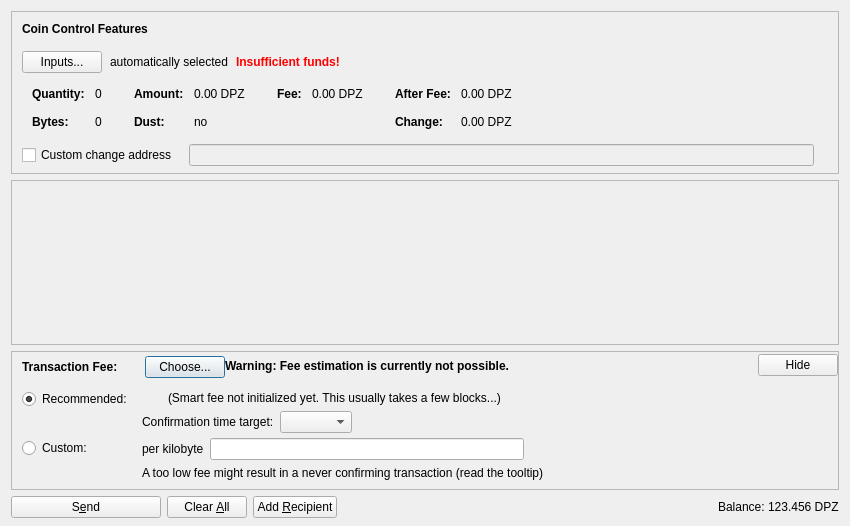
<?xml version="1.0" encoding="UTF-8"?>
<ui version="4.0">
 <class>SendCoinsDialog</class>
 <widget class="QDialog" name="SendCoinsDialog">
  <property name="geometry">
   <rect>
    <x>0</x>
    <y>0</y>
    <width>850</width>
    <height>526</height>
   </rect>
  </property>
  <property name="windowTitle">
   <string>Send Coins</string>
  </property>
  <layout class="QVBoxLayout" name="verticalLayout" stretch="0,1,0,0">
   <property name="bottomMargin">
    <number>8</number>
   </property>
   <item>
    <widget class="QFrame" name="frameCoinControl">
     <property name="sizePolicy">
      <sizepolicy hsizetype="Expanding" vsizetype="Expanding">
       <horstretch>0</horstretch>
       <verstretch>0</verstretch>
      </sizepolicy>
     </property>
     <property name="maximumSize">
      <size>
       <width>16777215</width>
       <height>16777215</height>
      </size>
     </property>
     <property name="frameShape">
      <enum>QFrame::StyledPanel</enum>
     </property>
     <property name="frameShadow">
      <enum>QFrame::Sunken</enum>
     </property>
     <layout class="QVBoxLayout" name="verticalLayoutCoinControl2">
      <property name="spacing">
       <number>0</number>
      </property>
      <property name="leftMargin">
       <number>0</number>
      </property>
      <property name="topMargin">
       <number>0</number>
      </property>
      <property name="rightMargin">
       <number>0</number>
      </property>
      <property name="bottomMargin">
       <number>6</number>
      </property>
      <item>
       <layout class="QVBoxLayout" name="verticalLayoutCoinControl" stretch="0,0,0,0,1">
        <property name="spacing">
         <number>0</number>
        </property>
        <property name="leftMargin">
         <number>10</number>
        </property>
        <property name="topMargin">
         <number>10</number>
        </property>
        <item>
         <layout class="QHBoxLayout" name="horizontalLayoutCoinControl1">
          <property name="bottomMargin">
           <number>15</number>
          </property>
          <item>
           <widget class="QLabel" name="labelCoinControlFeatures">
            <property name="sizePolicy">
             <sizepolicy hsizetype="Preferred" vsizetype="Maximum">
              <horstretch>0</horstretch>
              <verstretch>0</verstretch>
             </sizepolicy>
            </property>
            <property name="font">
             <font>
              <weight>75</weight>
              <bold>true</bold>
             </font>
            </property>
            <property name="styleSheet">
             <string notr="true">font-weight:bold;</string>
            </property>
            <property name="text">
             <string>Coin Control Features</string>
            </property>
           </widget>
          </item>
         </layout>
        </item>
        <item>
         <layout class="QHBoxLayout" name="horizontalLayoutCoinControl2" stretch="0,0,0,0">
          <property name="spacing">
           <number>8</number>
          </property>
          <property name="bottomMargin">
           <number>10</number>
          </property>
          <item>
           <widget class="QPushButton" name="pushButtonCoinControl">
            <property name="styleSheet">
             <string notr="true"/>
            </property>
            <property name="text">
             <string>Inputs...</string>
            </property>
            <property name="autoDefault">
             <bool>false</bool>
            </property>
           </widget>
          </item>
          <item>
           <widget class="QLabel" name="labelCoinControlAutomaticallySelected">
            <property name="text">
             <string>automatically selected</string>
            </property>
            <property name="margin">
             <number>5</number>
            </property>
           </widget>
          </item>
          <item>
           <widget class="QLabel" name="labelCoinControlInsuffFunds">
            <property name="font">
             <font>
              <weight>75</weight>
              <bold>true</bold>
             </font>
            </property>
            <property name="styleSheet">
             <string notr="true">color:red;font-weight:bold;</string>
            </property>
            <property name="text">
             <string>Insufficient funds!</string>
            </property>
            <property name="margin">
             <number>5</number>
            </property>
           </widget>
          </item>
          <item>
           <spacer name="horizontalSpacerCoinControl">
            <property name="orientation">
             <enum>Qt::Horizontal</enum>
            </property>
            <property name="sizeHint" stdset="0">
             <size>
              <width>40</width>
              <height>1</height>
             </size>
            </property>
           </spacer>
          </item>
         </layout>
        </item>
        <item>
         <widget class="QWidget" name="widgetCoinControl" native="true">
          <property name="sizePolicy">
           <sizepolicy hsizetype="Preferred" vsizetype="Preferred">
            <horstretch>0</horstretch>
            <verstretch>0</verstretch>
           </sizepolicy>
          </property>
          <property name="minimumSize">
           <size>
            <width>0</width>
            <height>0</height>
           </size>
          </property>
          <property name="styleSheet">
           <string notr="true"/>
          </property>
          <layout class="QHBoxLayout" name="horizontalLayoutCoinControl5">
           <property name="leftMargin">
            <number>0</number>
           </property>
           <property name="topMargin">
            <number>0</number>
           </property>
           <property name="rightMargin">
            <number>0</number>
           </property>
           <property name="bottomMargin">
            <number>0</number>
           </property>
           <item>
            <layout class="QHBoxLayout" name="horizontalLayoutCoinControl3" stretch="0,0,0,1">
             <property name="spacing">
              <number>20</number>
             </property>
             <property name="topMargin">
              <number>0</number>
             </property>
             <property name="bottomMargin">
              <number>10</number>
             </property>
             <item>
              <layout class="QFormLayout" name="formLayoutCoinControl1">
               <property name="horizontalSpacing">
                <number>10</number>
               </property>
               <property name="verticalSpacing">
                <number>14</number>
               </property>
               <property name="leftMargin">
                <number>10</number>
               </property>
               <property name="topMargin">
                <number>4</number>
               </property>
               <property name="rightMargin">
                <number>6</number>
               </property>
               <item row="0" column="0">
                <widget class="QLabel" name="labelCoinControlQuantityText">
                 <property name="font">
                  <font>
                   <weight>75</weight>
                   <bold>true</bold>
                  </font>
                 </property>
                 <property name="text">
                  <string>Quantity:</string>
                 </property>
                 <property name="margin">
                  <number>0</number>
                 </property>
                </widget>
               </item>
               <item row="0" column="1">
                <widget class="QLabel" name="labelCoinControlQuantity">
                 <property name="cursor">
                  <cursorShape>IBeamCursor</cursorShape>
                 </property>
                 <property name="contextMenuPolicy">
                  <enum>Qt::ActionsContextMenu</enum>
                 </property>
                 <property name="text">
                  <string notr="true">0</string>
                 </property>
                 <property name="margin">
                  <number>0</number>
                 </property>
                 <property name="textInteractionFlags">
                  <set>Qt::LinksAccessibleByMouse|Qt::TextSelectableByKeyboard|Qt::TextSelectableByMouse</set>
                 </property>
                </widget>
               </item>
               <item row="1" column="0">
                <widget class="QLabel" name="labelCoinControlBytesText">
                 <property name="font">
                  <font>
                   <weight>75</weight>
                   <bold>true</bold>
                  </font>
                 </property>
                 <property name="text">
                  <string>Bytes:</string>
                 </property>
                </widget>
               </item>
               <item row="1" column="1">
                <widget class="QLabel" name="labelCoinControlBytes">
                 <property name="cursor">
                  <cursorShape>IBeamCursor</cursorShape>
                 </property>
                 <property name="contextMenuPolicy">
                  <enum>Qt::ActionsContextMenu</enum>
                 </property>
                 <property name="text">
                  <string notr="true">0</string>
                 </property>
                 <property name="textInteractionFlags">
                  <set>Qt::LinksAccessibleByMouse|Qt::TextSelectableByKeyboard|Qt::TextSelectableByMouse</set>
                 </property>
                </widget>
               </item>
              </layout>
             </item>
             <item>
              <layout class="QFormLayout" name="formLayoutCoinControl2">
               <property name="horizontalSpacing">
                <number>10</number>
               </property>
               <property name="verticalSpacing">
                <number>14</number>
               </property>
               <property name="leftMargin">
                <number>6</number>
               </property>
               <property name="topMargin">
                <number>4</number>
               </property>
               <property name="rightMargin">
                <number>6</number>
               </property>
               <item row="0" column="0">
                <widget class="QLabel" name="labelCoinControlAmountText">
                 <property name="font">
                  <font>
                   <weight>75</weight>
                   <bold>true</bold>
                  </font>
                 </property>
                 <property name="text">
                  <string>Amount:</string>
                 </property>
                 <property name="margin">
                  <number>0</number>
                 </property>
                </widget>
               </item>
               <item row="0" column="1">
                <widget class="QLabel" name="labelCoinControlAmount">
                 <property name="cursor">
                  <cursorShape>IBeamCursor</cursorShape>
                 </property>
                 <property name="contextMenuPolicy">
                  <enum>Qt::ActionsContextMenu</enum>
                 </property>
                 <property name="text">
                  <string notr="true">0.00 DPZ</string>
                 </property>
                 <property name="textInteractionFlags">
                  <set>Qt::LinksAccessibleByMouse|Qt::TextSelectableByKeyboard|Qt::TextSelectableByMouse</set>
                 </property>
                </widget>
               </item>
               <item row="1" column="0">
                <widget class="QLabel" name="labelCoinControlLowOutputText">
                 <property name="font">
                  <font>
                   <weight>75</weight>
                   <bold>true</bold>
                  </font>
                 </property>
                 <property name="text">
                  <string>Dust:</string>
                 </property>
                </widget>
               </item>
               <item row="1" column="1">
                <widget class="QLabel" name="labelCoinControlLowOutput">
                 <property name="cursor">
                  <cursorShape>IBeamCursor</cursorShape>
                 </property>
                 <property name="contextMenuPolicy">
                  <enum>Qt::ActionsContextMenu</enum>
                 </property>
                 <property name="text">
                  <string notr="true">no</string>
                 </property>
                 <property name="textInteractionFlags">
                  <set>Qt::LinksAccessibleByMouse|Qt::TextSelectableByKeyboard|Qt::TextSelectableByMouse</set>
                 </property>
                </widget>
               </item>
              </layout>
             </item>
             <item>
              <layout class="QFormLayout" name="formLayoutCoinControl3">
               <property name="horizontalSpacing">
                <number>10</number>
               </property>
               <property name="verticalSpacing">
                <number>14</number>
               </property>
               <property name="leftMargin">
                <number>6</number>
               </property>
               <property name="topMargin">
                <number>4</number>
               </property>
               <property name="rightMargin">
                <number>6</number>
               </property>
               <item row="0" column="0">
                <widget class="QLabel" name="labelCoinControlFeeText">
                 <property name="font">
                  <font>
                   <weight>75</weight>
                   <bold>true</bold>
                  </font>
                 </property>
                 <property name="text">
                  <string>Fee:</string>
                 </property>
                 <property name="margin">
                  <number>0</number>
                 </property>
                </widget>
               </item>
               <item row="0" column="1">
                <widget class="QLabel" name="labelCoinControlFee">
                 <property name="cursor">
                  <cursorShape>IBeamCursor</cursorShape>
                 </property>
                 <property name="contextMenuPolicy">
                  <enum>Qt::ActionsContextMenu</enum>
                 </property>
                 <property name="text">
                  <string notr="true">0.00 DPZ</string>
                 </property>
                 <property name="textInteractionFlags">
                  <set>Qt::LinksAccessibleByMouse|Qt::TextSelectableByKeyboard|Qt::TextSelectableByMouse</set>
                 </property>
                </widget>
               </item>
              </layout>
             </item>
             <item>
              <layout class="QFormLayout" name="formLayoutCoinControl4">
               <property name="horizontalSpacing">
                <number>10</number>
               </property>
               <property name="verticalSpacing">
                <number>14</number>
               </property>
               <property name="leftMargin">
                <number>6</number>
               </property>
               <property name="topMargin">
                <number>4</number>
               </property>
               <property name="rightMargin">
                <number>6</number>
               </property>
               <item row="0" column="0">
                <widget class="QLabel" name="labelCoinControlAfterFeeText">
                 <property name="font">
                  <font>
                   <weight>75</weight>
                   <bold>true</bold>
                  </font>
                 </property>
                 <property name="text">
                  <string>After Fee:</string>
                 </property>
                 <property name="margin">
                  <number>0</number>
                 </property>
                </widget>
               </item>
               <item row="0" column="1">
                <widget class="QLabel" name="labelCoinControlAfterFee">
                 <property name="cursor">
                  <cursorShape>IBeamCursor</cursorShape>
                 </property>
                 <property name="contextMenuPolicy">
                  <enum>Qt::ActionsContextMenu</enum>
                 </property>
                 <property name="text">
                  <string notr="true">0.00 DPZ</string>
                 </property>
                 <property name="textInteractionFlags">
                  <set>Qt::LinksAccessibleByMouse|Qt::TextSelectableByKeyboard|Qt::TextSelectableByMouse</set>
                 </property>
                </widget>
               </item>
               <item row="1" column="0">
                <widget class="QLabel" name="labelCoinControlChangeText">
                 <property name="font">
                  <font>
                   <weight>75</weight>
                   <bold>true</bold>
                  </font>
                 </property>
                 <property name="text">
                  <string>Change:</string>
                 </property>
                </widget>
               </item>
               <item row="1" column="1">
                <widget class="QLabel" name="labelCoinControlChange">
                 <property name="cursor">
                  <cursorShape>IBeamCursor</cursorShape>
                 </property>
                 <property name="contextMenuPolicy">
                  <enum>Qt::ActionsContextMenu</enum>
                 </property>
                 <property name="text">
                  <string notr="true">0.00 DPZ</string>
                 </property>
                 <property name="textInteractionFlags">
                  <set>Qt::LinksAccessibleByMouse|Qt::TextSelectableByKeyboard|Qt::TextSelectableByMouse</set>
                 </property>
                </widget>
               </item>
              </layout>
             </item>
            </layout>
           </item>
          </layout>
         </widget>
        </item>
        <item>
         <layout class="QHBoxLayout" name="horizontalLayoutCoinControl4" stretch="0,0,0">
          <property name="spacing">
           <number>12</number>
          </property>
          <property name="sizeConstraint">
           <enum>QLayout::SetDefaultConstraint</enum>
          </property>
          <property name="topMargin">
           <number>5</number>
          </property>
          <property name="rightMargin">
           <number>5</number>
          </property>
          <item>
           <widget class="QCheckBox" name="checkBoxCoinControlChange">
            <property name="toolTip">
             <string>If this is activated, but the change address is empty or invalid, change will be sent to a newly generated address.</string>
            </property>
            <property name="text">
             <string>Custom change address</string>
            </property>
           </widget>
          </item>
          <item>
           <widget class="QValidatedLineEdit" name="lineEditCoinControlChange">
            <property name="enabled">
             <bool>false</bool>
            </property>
            <property name="sizePolicy">
             <sizepolicy hsizetype="Expanding" vsizetype="Fixed">
              <horstretch>0</horstretch>
              <verstretch>0</verstretch>
             </sizepolicy>
            </property>
           </widget>
          </item>
          <item>
           <widget class="QLabel" name="labelCoinControlChangeLabel">
            <property name="sizePolicy">
             <sizepolicy hsizetype="Preferred" vsizetype="Expanding">
              <horstretch>0</horstretch>
              <verstretch>0</verstretch>
             </sizepolicy>
            </property>
            <property name="minimumSize">
             <size>
              <width>0</width>
              <height>0</height>
             </size>
            </property>
            <property name="text">
             <string/>
            </property>
            <property name="margin">
             <number>3</number>
            </property>
           </widget>
          </item>
         </layout>
        </item>
        <item>
         <spacer name="verticalSpacerCoinControl">
          <property name="orientation">
           <enum>Qt::Vertical</enum>
          </property>
          <property name="sizeHint" stdset="0">
           <size>
            <width>800</width>
            <height>1</height>
           </size>
          </property>
         </spacer>
        </item>
       </layout>
      </item>
     </layout>
    </widget>
   </item>
   <item>
    <widget class="QScrollArea" name="scrollArea">
     <property name="widgetResizable">
      <bool>true</bool>
     </property>
     <widget class="QWidget" name="scrollAreaWidgetContents">
      <property name="geometry">
       <rect>
        <x>0</x>
        <y>0</y>
        <width>830</width>
        <height>104</height>
       </rect>
      </property>
      <layout class="QVBoxLayout" name="verticalLayout_2" stretch="0,1">
       <property name="leftMargin">
        <number>0</number>
       </property>
       <property name="topMargin">
        <number>0</number>
       </property>
       <property name="rightMargin">
        <number>0</number>
       </property>
       <property name="bottomMargin">
        <number>0</number>
       </property>
       <item>
        <layout class="QVBoxLayout" name="entries">
         <property name="spacing">
          <number>6</number>
         </property>
        </layout>
       </item>
       <item>
        <spacer name="verticalSpacer">
         <property name="orientation">
          <enum>Qt::Vertical</enum>
         </property>
         <property name="sizeHint" stdset="0">
          <size>
           <width>20</width>
           <height>40</height>
          </size>
         </property>
        </spacer>
       </item>
      </layout>
     </widget>
    </widget>
   </item>
   <item>
    <widget class="QFrame" name="frameFee">
     <property name="sizePolicy">
      <sizepolicy hsizetype="Expanding" vsizetype="Expanding">
       <horstretch>0</horstretch>
       <verstretch>0</verstretch>
      </sizepolicy>
     </property>
     <property name="maximumSize">
      <size>
       <width>16777215</width>
       <height>16777215</height>
      </size>
     </property>
     <property name="frameShape">
      <enum>QFrame::StyledPanel</enum>
     </property>
     <property name="frameShadow">
      <enum>QFrame::Sunken</enum>
     </property>
     <layout class="QVBoxLayout" name="verticalLayoutFee1">
      <property name="spacing">
       <number>0</number>
      </property>
      <property name="leftMargin">
       <number>0</number>
      </property>
      <property name="topMargin">
       <number>0</number>
      </property>
      <property name="rightMargin">
       <number>0</number>
      </property>
      <property name="bottomMargin">
       <number>0</number>
      </property>
      <item>
       <layout class="QVBoxLayout" name="verticalLayoutFee2" stretch="0,0,0">
        <property name="spacing">
         <number>0</number>
        </property>
        <property name="leftMargin">
         <number>10</number>
        </property>
        <property name="topMargin">
         <number>0</number>
        </property>
        <item>
         <layout class="QHBoxLayout" name="horizontalLayoutFee1">
          <property name="bottomMargin">
           <number>0</number>
          </property>
          <item>
           <layout class="QVBoxLayout" name="verticalLayoutFee7">
            <property name="spacing">
             <number>0</number>
            </property>
            <item>
             <spacer name="verticalSpacerSmartFee">
              <property name="orientation">
               <enum>Qt::Vertical</enum>
              </property>
              <property name="sizeType">
               <enum>QSizePolicy::Fixed</enum>
              </property>
              <property name="sizeHint" stdset="0">
               <size>
                <width>1</width>
                <height>4</height>
               </size>
              </property>
             </spacer>
            </item>
            <item>
             <layout class="QHBoxLayout" name="horizontalLayoutSmartFee">
              <property name="spacing">
               <number>10</number>
              </property>
              <item>
               <widget class="QLabel" name="labelFeeHeadline">
                <property name="sizePolicy">
                 <sizepolicy hsizetype="Preferred" vsizetype="Maximum">
                  <horstretch>0</horstretch>
                  <verstretch>0</verstretch>
                 </sizepolicy>
                </property>
                <property name="font">
                 <font>
                  <weight>75</weight>
                  <bold>true</bold>
                 </font>
                </property>
                <property name="styleSheet">
                 <string notr="true">font-weight:bold;</string>
                </property>
                <property name="text">
                 <string>Transaction Fee:</string>
                </property>
               </widget>
              </item>
              <item>
               <widget class="QLabel" name="labelFeeMinimized">
                <property name="text">
                 <string/>
                </property>
               </widget>
              </item>
              <item>
               <widget class="QPushButton" name="buttonChooseFee">
                <property name="text">
                 <string>Choose...</string>
                </property>
               </widget>
              </item>
             </layout>
            </item>
            <item>
             <spacer name="verticalSpacer_5">
              <property name="orientation">
               <enum>Qt::Vertical</enum>
              </property>
              <property name="sizeHint" stdset="0">
               <size>
                <width>1</width>
                <height>1</height>
               </size>
              </property>
             </spacer>
            </item>
           </layout>
          </item>
          <item>
           <widget class="QLabel" name="fallbackFeeWarningLabel">
            <property name="toolTip">
             <string>Using the fallbackfee can result in sending a transaction that will take several hours or days (or never) to confirm. Consider choosing your fee manually or wait until you have validated the complete chain.</string>
            </property>
            <property name="font">
            <font>
                <weight>75</weight>
                <bold>true</bold>
            </font>
            </property>
            <property name="text">
             <string>Warning: Fee estimation is currently not possible.</string>
            </property>
            <property name="wordWrap">
             <bool>false</bool>
            </property>
           </widget>
          </item>
          <item>
           <spacer name="horizontalSpacer_4">
            <property name="orientation">
             <enum>Qt::Horizontal</enum>
            </property>
            <property name="sizeType">
             <enum>QSizePolicy::MinimumExpanding</enum>
            </property>
            <property name="sizeHint" stdset="0">
             <size>
              <width>40</width>
              <height>20</height>
             </size>
            </property>
           </spacer>
          </item>
          <item>
           <widget class="QPushButton" name="buttonMinimizeFee">
            <property name="toolTip">
             <string>collapse fee-settings</string>
            </property>
            <property name="text">
             <string>Hide</string>
            </property>
           </widget>
          </item>
         </layout>
        </item>
        <item>
         <widget class="QFrame" name="frameFeeSelection">
          <layout class="QVBoxLayout" name="verticalLayoutFee12">
           <property name="spacing">
            <number>0</number>
           </property>
           <property name="leftMargin">
            <number>0</number>
           </property>
           <property name="topMargin">
            <number>0</number>
           </property>
           <property name="rightMargin">
            <number>0</number>
           </property>
           <property name="bottomMargin">
            <number>0</number>
           </property>
           <item>
            <layout class="QGridLayout" name="gridLayoutFee">
             <property name="topMargin">
              <number>10</number>
             </property>
             <property name="bottomMargin">
              <number>4</number>
             </property>
             <property name="horizontalSpacing">
              <number>10</number>
             </property>
             <property name="verticalSpacing">
              <number>4</number>
             </property>
             <item row="1" column="1">
              <layout class="QVBoxLayout" name="verticalLayoutFee8">
               <property name="spacing">
                <number>6</number>
               </property>
               <item>
                <layout class="QHBoxLayout" name="horizontalLayoutFee13">
                 <item>
                  <widget class="QLabel" name="labelCustomPerKilobyte">
                   <property name="toolTip">
                    <string>Specify a custom fee per kB (1,000 bytes) of the transaction's virtual size.

Note:  Since the fee is calculated on a per-byte basis, a fee of "100 satoshis per kB" for a transaction size of 500 bytes (half of 1 kB) would ultimately yield a fee of only 50 satoshis.</string>
                   </property>
                   <property name="text">
                    <string>per kilobyte</string>
                   </property>
                  </widget>
                 </item>
                 <item>
                  <widget class="BitcoinAmountField" name="customFee"/>
                 </item>
                 <item>
                  <spacer name="horizontalSpacer_6">
                   <property name="orientation">
                    <enum>Qt::Horizontal</enum>
                   </property>
                   <property name="sizeHint" stdset="0">
                    <size>
                     <width>1</width>
                     <height>1</height>
                    </size>
                   </property>
                  </spacer>
                 </item>
                </layout>
               </item>
               <item>
                <layout class="QHBoxLayout" name="horizontalLayoutFee8">
                 <item>
                  <widget class="QLabel" name="labelCustomFeeWarning">
                   <property name="enabled">
                    <bool>true</bool>
                   </property>
                   <property name="toolTip">
                    <string>When there is less transaction volume than space in the blocks, miners as well as relaying nodes may enforce a minimum fee. Paying only this minimum fee is just fine, but be aware that this can result in a never confirming transaction once there is more demand for daipercoins transactions than the network can process.</string>
                   </property>
                   <property name="text">
                    <string>A too low fee might result in a never confirming transaction (read the tooltip)</string>
                   </property>
                  </widget>
                 </item>
                 <item>
                  <spacer name="horizontalSpacer_2">
                   <property name="orientation">
                    <enum>Qt::Horizontal</enum>
                   </property>
                   <property name="sizeHint" stdset="0">
                    <size>
                     <width>1</width>
                     <height>1</height>
                    </size>
                   </property>
                  </spacer>
                 </item>
                </layout>
               </item>
              </layout>
             </item>
             <item row="0" column="0">
              <layout class="QVBoxLayout" name="verticalLayoutFee4" stretch="0,1">
               <item>
                <widget class="QRadioButton" name="radioSmartFee">
                 <property name="text">
                  <string>Recommended:</string>
                 </property>
                 <property name="checked">
                  <bool>true</bool>
                 </property>
                 <attribute name="buttonGroup">
                  <string notr="true">groupFee</string>
                 </attribute>
                </widget>
               </item>
               <item>
                <spacer name="verticalSpacer_2">
                 <property name="orientation">
                  <enum>Qt::Vertical</enum>
                 </property>
                 <property name="sizeHint" stdset="0">
                  <size>
                   <width>1</width>
                   <height>1</height>
                  </size>
                 </property>
                </spacer>
               </item>
              </layout>
             </item>
             <item row="1" column="0">
              <layout class="QVBoxLayout" name="verticalLayoutFee9" stretch="0,1">
               <item>
                <widget class="QRadioButton" name="radioCustomFee">
                 <property name="text">
                  <string>Custom:</string>
                 </property>
                 <attribute name="buttonGroup">
                  <string notr="true">groupFee</string>
                 </attribute>
                </widget>
               </item>
               <item>
                <spacer name="verticalSpacer_6">
                 <property name="orientation">
                  <enum>Qt::Vertical</enum>
                 </property>
                 <property name="sizeHint" stdset="0">
                  <size>
                   <width>1</width>
                   <height>1</height>
                  </size>
                 </property>
                </spacer>
               </item>
              </layout>
             </item>
             <item row="0" column="1">
              <layout class="QVBoxLayout" name="verticalLayoutFee3" stretch="0,0,1">
               <property name="spacing">
                <number>6</number>
               </property>
               <property name="topMargin">
                <number>2</number>
               </property>
               <item>
                <layout class="QHBoxLayout" name="horizontalLayoutFee12">
                 <item>
                  <widget class="QLabel" name="labelSmartFee">
                   <property name="text">
                    <string/>
                   </property>
                  </widget>
                 </item>
                 <item>
                  <widget class="QLabel" name="labelFeeEstimation">
                   <property name="text">
                    <string/>
                   </property>
                  </widget>
                 </item>
                 <item>
                  <widget class="QLabel" name="labelSmartFee2">
                   <property name="text">
                    <string>(Smart fee not initialized yet. This usually takes a few blocks...)</string>
                   </property>
                  </widget>
                 </item>
                 <item>
                  <spacer name="horizontalSpacer_5">
                   <property name="orientation">
                    <enum>Qt::Horizontal</enum>
                   </property>
                   <property name="sizeHint" stdset="0">
                    <size>
                     <width>1</width>
                     <height>1</height>
                    </size>
                   </property>
                  </spacer>
                 </item>
                </layout>
               </item>
               <item>
                <layout class="QHBoxLayout" name="horizontalLayoutFee9">
                 <item>
                  <layout class="QVBoxLayout" name="verticalLayoutFee6">
                   <item>
                    <widget class="QLabel" name="labelSmartFee3">
                     <property name="text">
                      <string>Confirmation time target:</string>
                     </property>
                    </widget>
                   </item>
                  </layout>
                 </item>
                 <item>
                  <layout class="QVBoxLayout" name="verticalLayoutFee5">
                   <property name="rightMargin">
                    <number>30</number>
                   </property>
                   <item>
                    <layout class="QHBoxLayout" name="horizontalLayoutConfTarget">
                     <property name="bottomMargin">
                      <number>0</number>
                     </property>
                     <item>
                      <widget class="QComboBox" name="confTargetSelector"/>
                     </item>
                     <item>
                      <spacer name="horizontalSpacerConfTarget">
                       <property name="orientation">
                        <enum>Qt::Horizontal</enum>
                       </property>
                       <property name="sizeHint" stdset="0">
                        <size>
                         <width>40</width>
                         <height>20</height>
                        </size>
                       </property>
                      </spacer>
                     </item>
                    </layout>
                   </item>
                  </layout>
                 </item>
                </layout>
               </item>
               <item>
                <spacer name="verticalSpacer_4">
                 <property name="orientation">
                  <enum>Qt::Vertical</enum>
                 </property>
                 <property name="sizeHint" stdset="0">
                  <size>
                   <width>1</width>
                   <height>1</height>
                  </size>
                 </property>
                </spacer>
               </item>
              </layout>
             </item>
            </layout>
           </item>
          </layout>
         </widget>
        </item>
        <item>
         <spacer name="verticalSpacerFee">
          <property name="orientation">
           <enum>Qt::Vertical</enum>
          </property>
          <property name="sizeHint" stdset="0">
           <size>
            <width>40</width>
            <height>5</height>
           </size>
          </property>
         </spacer>
        </item>
       </layout>
      </item>
     </layout>
    </widget>
   </item>
   <item>
    <layout class="QHBoxLayout" name="horizontalLayout">
     <item>
      <widget class="QPushButton" name="sendButton">
       <property name="minimumSize">
        <size>
         <width>150</width>
         <height>0</height>
        </size>
       </property>
       <property name="toolTip">
        <string>Confirm the send action</string>
       </property>
       <property name="text">
        <string>S&amp;end</string>
       </property>
       <property name="icon">
        <iconset resource="../bitcoin.qrc">
         <normaloff>:/icons/send</normaloff>:/icons/send</iconset>
       </property>
       <property name="autoDefault">
        <bool>false</bool>
       </property>
       <property name="default">
        <bool>false</bool>
       </property>
      </widget>
     </item>
     <item>
      <widget class="QPushButton" name="clearButton">
       <property name="sizePolicy">
        <sizepolicy hsizetype="Minimum" vsizetype="Fixed">
         <horstretch>0</horstretch>
         <verstretch>0</verstretch>
        </sizepolicy>
       </property>
       <property name="toolTip">
        <string>Clear all fields of the form.</string>
       </property>
       <property name="text">
        <string>Clear &amp;All</string>
       </property>
       <property name="icon">
        <iconset resource="../bitcoin.qrc">
         <normaloff>:/icons/remove</normaloff>:/icons/remove</iconset>
       </property>
       <property name="autoDefault">
        <bool>false</bool>
       </property>
      </widget>
     </item>
     <item>
      <widget class="QPushButton" name="addButton">
       <property name="toolTip">
        <string>Send to multiple recipients at once</string>
       </property>
       <property name="text">
        <string>Add &amp;Recipient</string>
       </property>
       <property name="icon">
        <iconset resource="../bitcoin.qrc">
         <normaloff>:/icons/add</normaloff>:/icons/add</iconset>
       </property>
       <property name="autoDefault">
        <bool>false</bool>
       </property>
      </widget>
     </item>
     <item>
      <spacer name="horizontalSpacer">
       <property name="orientation">
        <enum>Qt::Horizontal</enum>
       </property>
       <property name="sizeHint" stdset="0">
        <size>
         <width>40</width>
         <height>20</height>
        </size>
       </property>
      </spacer>
     </item>
     <item>
      <layout class="QHBoxLayout" name="horizontalLayout_2">
       <property name="spacing">
        <number>3</number>
       </property>
       <item>
        <widget class="QLabel" name="label">
         <property name="sizePolicy">
          <sizepolicy hsizetype="Preferred" vsizetype="Fixed">
           <horstretch>0</horstretch>
           <verstretch>0</verstretch>
          </sizepolicy>
         </property>
         <property name="text">
          <string>Balance:</string>
         </property>
        </widget>
       </item>
       <item>
        <widget class="QLabel" name="labelBalance">
         <property name="sizePolicy">
          <sizepolicy hsizetype="Preferred" vsizetype="Fixed">
           <horstretch>0</horstretch>
           <verstretch>0</verstretch>
          </sizepolicy>
         </property>
         <property name="cursor">
          <cursorShape>IBeamCursor</cursorShape>
         </property>
         <property name="text">
          <string notr="true">123.456 DPZ</string>
         </property>
         <property name="textInteractionFlags">
          <set>Qt::LinksAccessibleByMouse|Qt::TextSelectableByKeyboard|Qt::TextSelectableByMouse</set>
         </property>
        </widget>
       </item>
      </layout>
     </item>
    </layout>
   </item>
  </layout>
 </widget>
 <customwidgets>
  <customwidget>
   <class>QValidatedLineEdit</class>
   <extends>QLineEdit</extends>
   <header>qt/qvalidatedlineedit.h</header>
  </customwidget>
  <customwidget>
   <class>BitcoinAmountField</class>
   <extends>QLineEdit</extends>
   <header>qt/bitcoinamountfield.h</header>
   <container>1</container>
  </customwidget>
 </customwidgets>
 <resources>
  <include location="../bitcoin.qrc"/>
 </resources>
 <connections/>
 <buttongroups>
  <buttongroup name="groupFee"/>
 </buttongroups>
</ui>
